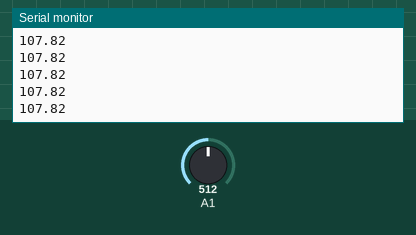
The sketch below on a simulated Arduino Uno, built with avr-gcc and run on an emulated ATmega328P. Shown: the last lines printed to the serial monitor. The inputs (shaded band) are chosen by the test bench; at power-on: A1 = 512.

Above: at 1.2 s.
1.3 s: A1 set to 716
At 2.0 s:
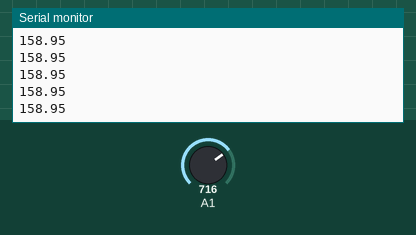
2.8 s: A1 set to 900
At 3.6 s:
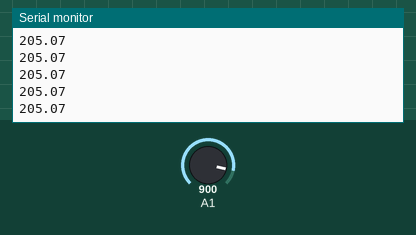
Timing chart, 0 to 5.8 s (numbered marks = the images above; inputs shaded):
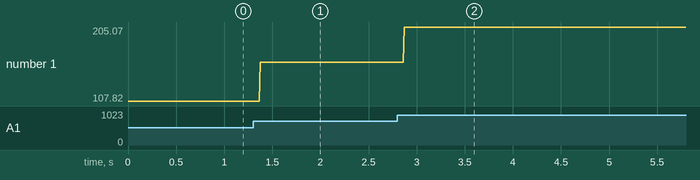

The sketch:

temperaturniSenzor.ino
```cpp
float getTemp(int a){
  float volt = a * (5000.0/1023);
  volt = volt - 400;
  float temperatura = volt / 19.5;
  return temperatura;
}

void setup() {
  Serial.begin(9600);
}

void loop() {
  int senzor = analogRead(A1);
  float temperatura = getTemp(senzor);
  Serial.println(temperatura);
  delay(1);
}
```

Measured:
- after the input at 1.3 s, the serial monitor: prints a new line after 0.07 s (image 1)
- after the input at 2.8 s, the serial monitor: prints a new line after 0.07 s (image 2)
- plotted number 1: 107.82 → 158.95 after the input at 1.3 s, 158.95 → 205.07 after the input at 2.8 s
